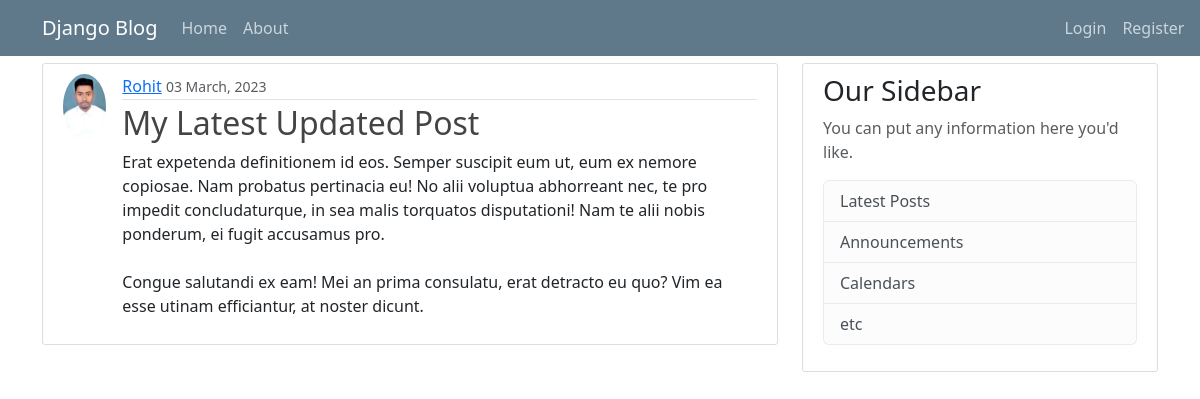
Screenshot of /post/37/ with the database file from the repository.
### blog/models.py (models this page shows, shortened)
class Post(models.Model):
    title = models.CharField(max_length=100)
    content = models.TextField()
    date_posted = models.DateTimeField(default=timezone.now)
    author = models.ForeignKey(User, on_delete=models.CASCADE)

### users/models.py (models this page shows, shortened)
class Profile(models.Model):
    user = models.OneToOneField(User, on_delete=models.CASCADE)
    image = models.ImageField(default='default.jpg', upload_to='profile_pics')

### blog/views.py (the view)
# urls.py: path("post/<int:pk>/", PostDetailView.as_view(), name="post-detail"),
class PostDetailView(DetailView):
    model = Post

### blog/templates/blog/post_detail.html (shortened to what this page needs)
{% extends 'blog/base.html' %}
{% block body %}
    <article class="media content-section">
      <div class="dis" style="display: flex;">
      <img class="rounded-circle article-img" src="{{object.author.profile.image.url}}" alt="" srcset="">
        <div class="media-body">
          <div class="article-metadata">
            <a class="mr-2" href="{% url 'user-posts' object.author.username %}">{{ object.author }}</a>
            <small class="text-muted">{{ object.date_posted |date:'m F, Y'}}</small>
          </div>
          <h2 class="article-title">{{ object.title }}</h2>
          <p class="article-content">{{ object.content }}</p>
        </div>
      </div>
      </article>
{% endblock body %}

### blog/static/blog/main.css (style rules this page uses)
body { background: #fafafa; color: #333333; margin-top: 5rem; }
h1, h2, h3, h4, h5, h6 { color: #444444; }
.content-section { background: #ffffff; padding: 10px 20px; border: 1px solid #dddddd; border-radius: 3px; margin-bottom: 20px; }
.article-title { color: #444444; }
.article-content { white-space: pre-line; }
.article-img { height: 65px; width: 65px; margin-right: 16px; }
.article-metadata { padding-bottom: 1px; margin-bottom: 4px; border-bottom: 1px solid #e3e3e3 }

### rows the page displays
Post: author.profile.image (picture), author "Rohit", date_posted "03 March, 2023", title "My Latest Updated Post", content "Erat expetenda definitionem id eos. Semper suscipit eum ut, eum ex nemore copiosae. Nam probatus pertinacia eu! No alii voluptua abhorreant nec, te pro impedit concludaturque, in sea malis torquatos disputationi! Nam te alii nobis ponderum, ei fugit accusamus pro. Congue salutandi ex eam! Mei an prima consulatu, erat detracto eu quo? Vim ea esse utinam efficiantur, at noster dicunt."
